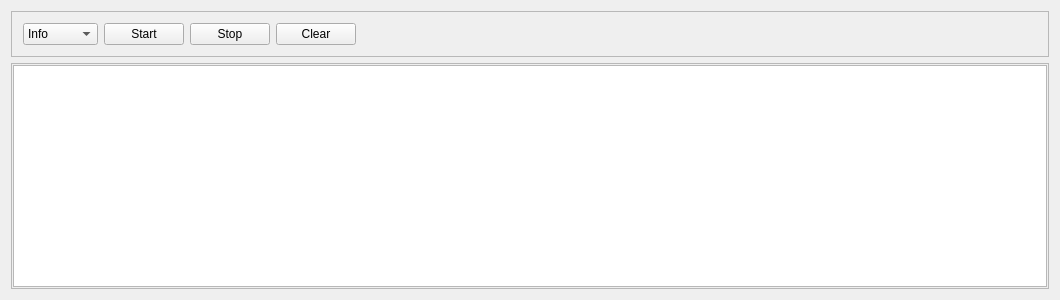
<?xml version="1.0" encoding="UTF-8"?>
<ui version="4.0">
 <class>LogPanel</class>
 <widget class="QWidget" name="LogPanel">
  <property name="geometry">
   <rect>
    <x>0</x>
    <y>0</y>
    <width>1060</width>
    <height>300</height>
   </rect>
  </property>
  <property name="windowTitle">
   <string>LogPanel</string>
  </property>
  <layout class="QVBoxLayout" name="verticalLayout">
   <item>
    <widget class="QFrame" name="frame">
     <property name="maximumSize">
      <size>
       <width>16777215</width>
       <height>100</height>
      </size>
     </property>
     <property name="frameShape">
      <enum>QFrame::StyledPanel</enum>
     </property>
     <property name="frameShadow">
      <enum>QFrame::Raised</enum>
     </property>
     <layout class="QHBoxLayout" name="horizontalLayout">
      <item>
       <widget class="QComboBox" name="cbFilter">
        <property name="currentIndex">
         <number>2</number>
        </property>
        <item>
         <property name="text">
          <string>Severe</string>
         </property>
        </item>
        <item>
         <property name="text">
          <string>Warning</string>
         </property>
        </item>
        <item>
         <property name="text">
          <string>Info</string>
         </property>
        </item>
        <item>
         <property name="text">
          <string>Config</string>
         </property>
        </item>
        <item>
         <property name="text">
          <string>Fine</string>
         </property>
        </item>
        <item>
         <property name="text">
          <string>Finer</string>
         </property>
        </item>
        <item>
         <property name="text">
          <string>Finest</string>
         </property>
        </item>
       </widget>
      </item>
      <item>
       <widget class="QPushButton" name="btStartLogging">
        <property name="acceptDrops">
         <bool>false</bool>
        </property>
        <property name="text">
         <string>Start</string>
        </property>
        <property name="checkable">
         <bool>false</bool>
        </property>
        <property name="checked">
         <bool>false</bool>
        </property>
        <property name="autoRepeat">
         <bool>false</bool>
        </property>
        <property name="autoExclusive">
         <bool>false</bool>
        </property>
        <property name="default">
         <bool>false</bool>
        </property>
        <property name="flat">
         <bool>false</bool>
        </property>
       </widget>
      </item>
      <item>
       <widget class="QPushButton" name="btStopLogging">
        <property name="text">
         <string>Stop</string>
        </property>
       </widget>
      </item>
      <item>
       <widget class="QPushButton" name="btClearLogging">
        <property name="text">
         <string>Clear</string>
        </property>
       </widget>
      </item>
      <item>
       <spacer name="horizontalSpacer">
        <property name="orientation">
         <enum>Qt::Horizontal</enum>
        </property>
        <property name="sizeHint" stdset="0">
         <size>
          <width>40</width>
          <height>20</height>
         </size>
        </property>
       </spacer>
      </item>
     </layout>
    </widget>
   </item>
   <item>
    <widget class="QScrollArea" name="scrollArea">
     <property name="widgetResizable">
      <bool>true</bool>
     </property>
     <widget class="QWidget" name="sourceWidget">
      <property name="geometry">
       <rect>
        <x>0</x>
        <y>0</y>
        <width>1038</width>
        <height>224</height>
       </rect>
      </property>
      <property name="sizePolicy">
       <sizepolicy hsizetype="Expanding" vsizetype="Minimum">
        <horstretch>0</horstretch>
        <verstretch>0</verstretch>
       </sizepolicy>
      </property>
      <layout class="QVBoxLayout" name="sourceWidgetLayou">
       <property name="spacing">
        <number>1</number>
       </property>
       <property name="margin">
        <number>1</number>
       </property>
       <item>
        <widget class="QTableView" name="tableView">
         <property name="sizePolicy">
          <sizepolicy hsizetype="Expanding" vsizetype="Expanding">
           <horstretch>0</horstretch>
           <verstretch>0</verstretch>
          </sizepolicy>
         </property>
         <property name="editTriggers">
          <set>QAbstractItemView::NoEditTriggers</set>
         </property>
         <property name="selectionBehavior">
          <enum>QAbstractItemView::SelectRows</enum>
         </property>
         <property name="sortingEnabled">
          <bool>true</bool>
         </property>
         <attribute name="horizontalHeaderDefaultSectionSize">
          <number>150</number>
         </attribute>
         <attribute name="horizontalHeaderMinimumSectionSize">
          <number>44</number>
         </attribute>
         <attribute name="verticalHeaderVisible">
          <bool>false</bool>
         </attribute>
        </widget>
       </item>
      </layout>
     </widget>
    </widget>
   </item>
  </layout>
 </widget>
 <layoutdefault spacing="6" margin="11"/>
 <resources/>
 <connections/>
 <slots>
  <slot>setDiscardLevel(QString)</slot>
 </slots>
</ui>
